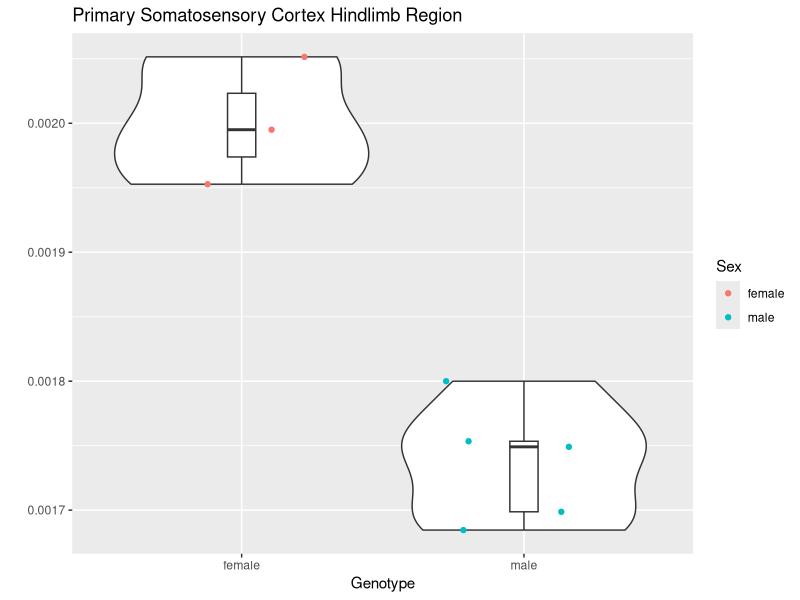

Generate this figure with R:
## ---- chunk 1
library(tidyverse)

new <- read.csv("propGeno4Right.csv")

apoe3 <- new %>% 
  filter(! is.na(Genotype)) %>% 
  filter(Genotype != "") %>% 
  filter(Genotype != "HN") %>% 
  mutate(geno = case_when(
    Genotype == "APOE2" | Genotype == "APOE22" ~ "APOE2",
    Genotype == "APOE3" | Genotype == "APOE33" ~ "APOE3",
    Genotype == "APOE4" | Genotype == "APOE44" ~ "APOE4",
    Genotype == "CVN" ~ "CVN"
  )) %>% 
  filter(geno == "APOE3") %>% 
  group_by(geno) %>% 
  group_by(Sex) 
## ---- chunk 2
ggplot(data = apoe3, aes(factor(Sex), S1HL)) +
  geom_violin() +
  geom_boxplot(width = 0.1, outlier.color = "red") +
  geom_jitter(height = 0, width = 0.3, aes(color = Sex)) +
  labs(x = "Genotype",
       y = "",
       title = "Primary Somatosensory Cortex Hindlimb Region") 

res.aov <- aov(S1HL ~ Sex, data = apoe3)
summary(res.aov)
